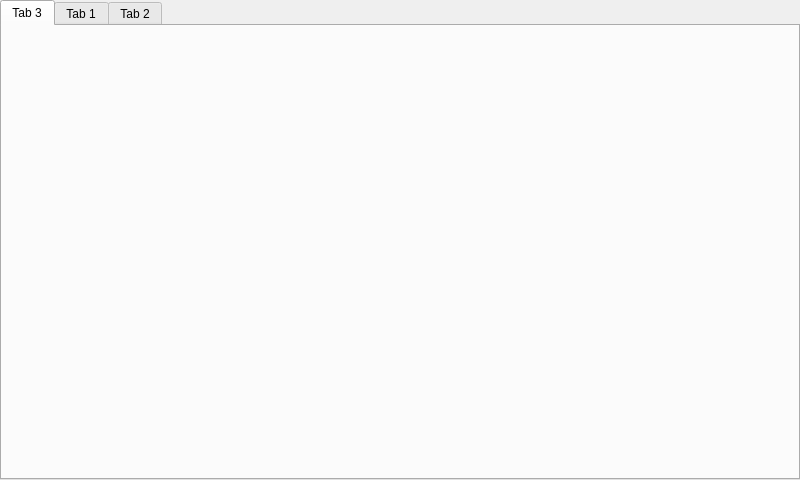
<?xml version="1.0" encoding="UTF-8"?>
<ui version="4.0">
 <class>MainWidget</class>
 <widget class="QWidget" name="MainWidget">
  <property name="geometry">
   <rect>
    <x>0</x>
    <y>0</y>
    <width>800</width>
    <height>480</height>
   </rect>
  </property>
  <property name="windowTitle">
   <string>MainWidget</string>
  </property>
  <widget class="QTabWidget" name="tabWidget">
   <property name="geometry">
    <rect>
     <x>0</x>
     <y>0</y>
     <width>800</width>
     <height>480</height>
    </rect>
   </property>
   <property name="currentIndex">
    <number>0</number>
   </property>
   <widget class="QWidget" name="pTab3">
    <attribute name="title">
     <string>Tab 3</string>
    </attribute>
   </widget>
   <widget class="QWidget" name="pTab1">
    <attribute name="title">
     <string>Tab 1</string>
    </attribute>
   </widget>
   <widget class="QWidget" name="pTab2">
    <attribute name="title">
     <string>Tab 2</string>
    </attribute>
   </widget>
  </widget>
 </widget>
 <resources/>
 <connections/>
</ui>
